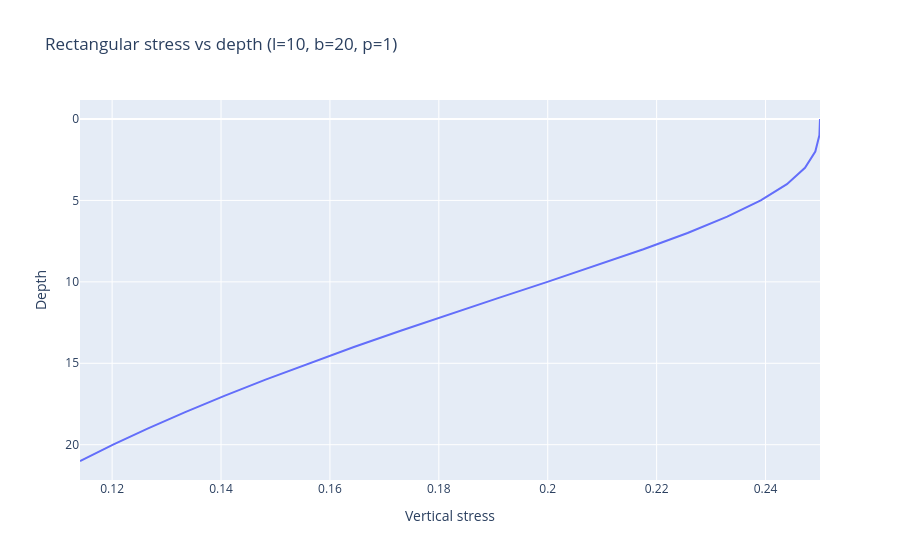

Source (notebook cell):
### Code cell
# Now let's plot the pressure under a corner
z_values = np.linspace(0, 21, 22)
stress_values = [rectangular_stress(1.0, 10, 20, z) for z in z_values]

fig = px.line(
    x=stress_values,
    y=z_values,
    labels={'x': 'Vertical stress', 'y': 'Depth'},
    title='Rectangular stress vs depth (l=10, b=20, p=1)'
)
fig.update_yaxes(autorange="reversed")
fig.show()

### Figure 1 — Plotly figure (JSON) as saved in the notebook; plotly's stock layout.template omitted (floating-point values rounded to 4 significant figures)
{"data": [{"hovertemplate": "Vertical stress=%{x}<br>Depth=%{y}<extra></extra>", "legendgroup": "", "line": {"color": "#636efa", "dash": "solid"}, "marker": {"symbol": "circle"}, "mode": "lines", "name": "", "orientation": "v", "showlegend": false, "type": "scatter", "x": [0.25, 0.2499, 0.2491, 0.2472, 0.2439, 0.2391, 0.233, 0.2257, 0.2176, 0.2089, 0.1999, 0.1909, 0.1818, 0.173, 0.1644, 0.1561, 0.1482, 0.1406, 0.1334, 0.1266, 0.1202, 0.1141], "xaxis": "x", "y": [0.0, 1.0, 2.0, 3.0, 4.0, 5.0, 6.0, 7.0, 8.0, 9.0, 10.0, 11.0, 12.0, 13.0, 14.0, 15.0, 16.0, 17.0, 18.0, 19.0, 20.0, 21.0], "yaxis": "y"}], "layout": {"legend": {"tracegroupgap": 0}, "title": {"text": "Rectangular stress vs depth (l=10, b=20, p=1)"}, "xaxis": {"anchor": "y", "domain": [0.0, 1.0], "title": {"text": "Vertical stress"}}, "yaxis": {"anchor": "x", "autorange": "reversed", "domain": [0.0, 1.0], "title": {"text": "Depth"}}}}
